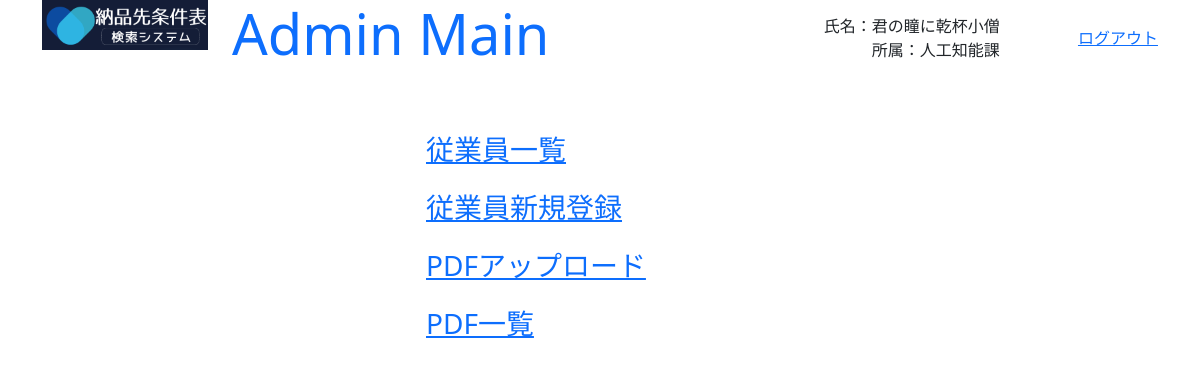
The app's page /admin_main (signed in), older data.
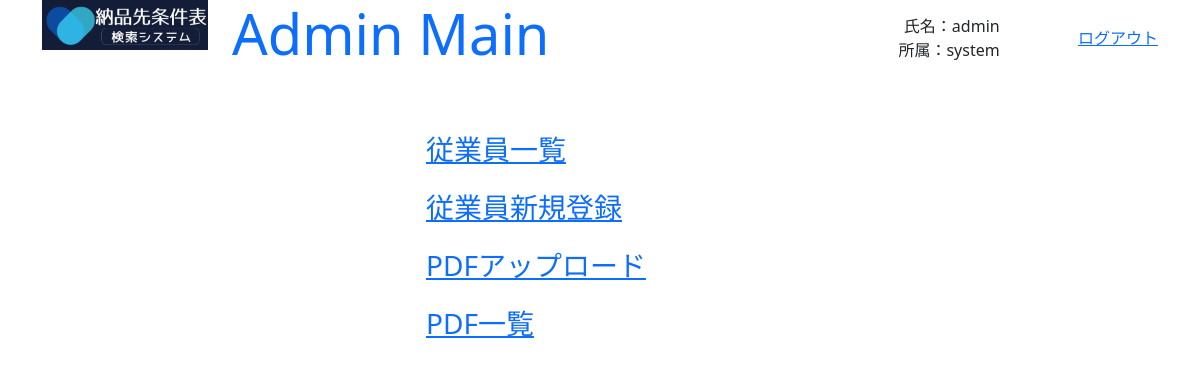
The same page, newer data.
### GreenLine/models.py (models this page shows, shortened)
class Employee(models.Model) :
    organization = models.ForeignKey(Organization, on_delete=models.CASCADE)
    name = models.CharField(max_length=32, default='')
    kana_regex = RegexValidator(regex=r'^[ァ-ヴー]+$', message='カナはカタカナのみ入力できます')
    kana = models.CharField(validators=[kana_regex], max_length=64, default='')
    phone_regex = RegexValidator(regex=r'^[0-9]+$', message='電話番号は半角数字のみ入力できます')
    phone = models.CharField(validators=[phone_regex], max_length=16, default='')
    password = models.CharField(max_length=16, default='')
    auth = models.BooleanField(default=False)

class Organization(models.Model) :
    name = models.CharField(max_length=200, default='')

### GreenLine/views.py (the view)
# urls.py: path('admin_main', admin_main, name="admin_main"),
@csrf_exempt
def admin_main(request) :
    employee = get_employee(request, True)
    if not employee :
        return redirect('admin_login')
    params = {
        'title' : 'Admin Main',
        'msg' : '',
        'name' : employee.name,
        'organizaion' : employee.organization.name,
    }
    return render(request, 'admin_main.html', params)

### GreenLine/views.py (called while the page is built)
def get_employee(request, auth_flg) :
    if not 'employee' in request.session :
        return None
    employee = Employee.objects.filter(id=request.session['employee']).first()
    if not employee :
        return None
    if auth_flg and not employee.auth :
        return None
    return employee

### GreenLine/templates/admin_main.html (shortened to what this page needs)
{% load static %}
<!doctype html>
<html lang="ja">
<head>
    <link href="https://cdn.jsdelivr.net/npm/bootstrap@5.3.0-alpha1/dist/css/bootstrap.min.css" rel="stylesheet">
</head>
<body class="container" style="height: 95vh;">
    <div class="row align-items-start">
        <div class="col-2"><img src="{% static 'title.png' %}" width="100%"></div>
        <div id="main_header" class="col-10 container" style="height: 10vh; padding-bottom: 10px;">
            <div class="row align-items-center">
                <div class="col-6 text-start"><h1 class="display-4 text-primary">{{ title }}</h1></div>
                <div class="col-4 container">
                    <div class="row"><div class="col text-end">氏名：{{ name }}</div></div>
                    <div class="row"><div class="col text-end">所属：{{ organizaion }}</div></div>
                </div>
                <div class="col-2 container">
                    <div class="row"><div class="col text-end"><a href="{% url 'admin_login' %}">ログアウト</a></div></div>
                </div>
            </div>
        </div>
    </div>
    <div id="main_menu" class="container mt-5">
        <div class="row"><div class="col-4"></div><div class="col-8"><p class="fs-3 text"><a href="{% url 'show_employees' %}">従業員一覧</a></p></div></div>
        <div class="row"><div class="col-4"></div><div class="col-8"><p class="fs-3 text"><a href="{% url 'add_employee' %}">従業員新規登録</a></p></div></div>
        <div class="row"><div class="col-4"></div><div class="col-8"><p class="fs-3 text"><a href="{% url 'add_file' %}">PDFアップロード</a></p></div></div>
        <div class="row"><div class="col-4"></div><div class="col-8"><p class="fs-3 text"><a href="{% url 'show_files' %}">PDF一覧</a></p></div></div>
    </div>
</body>
</html>

Row changes from the older to the newer data that the page shows:
changed Employee: name "君の瞳に乾杯小僧" → "admin"
changed Organization: name "人工知能課" → "system"
